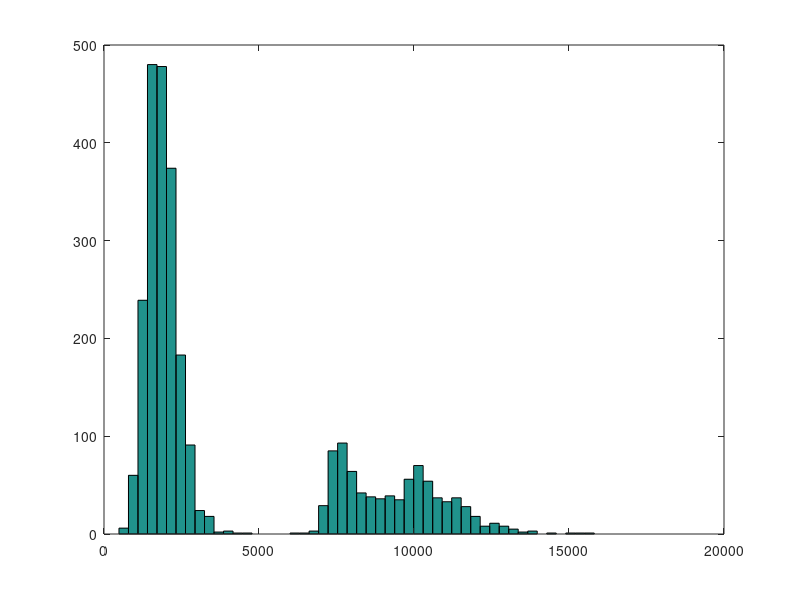

The MATLAB source for this figure: (Note: a time limit stopped this script after it produced the figure.)
data = load('Rome_regression');
tX = data.X_train;
tY = data.y_train;
hist(tY,50);
feature_number = size(tX,2);
figure
for i=1:feature_number
    subplot(ceil(sqrt(feature_number)),ceil(sqrt(feature_number)),i);
    hist(tX(:,i),50);
    title(strcat('feature ',num2str(i)));
    set(gca,'xtick',[]);
    set(gca,'xticklabel',[]);
    set(gca,'ytick',[]);
    set(gca,'yticklabel',[]);
end
